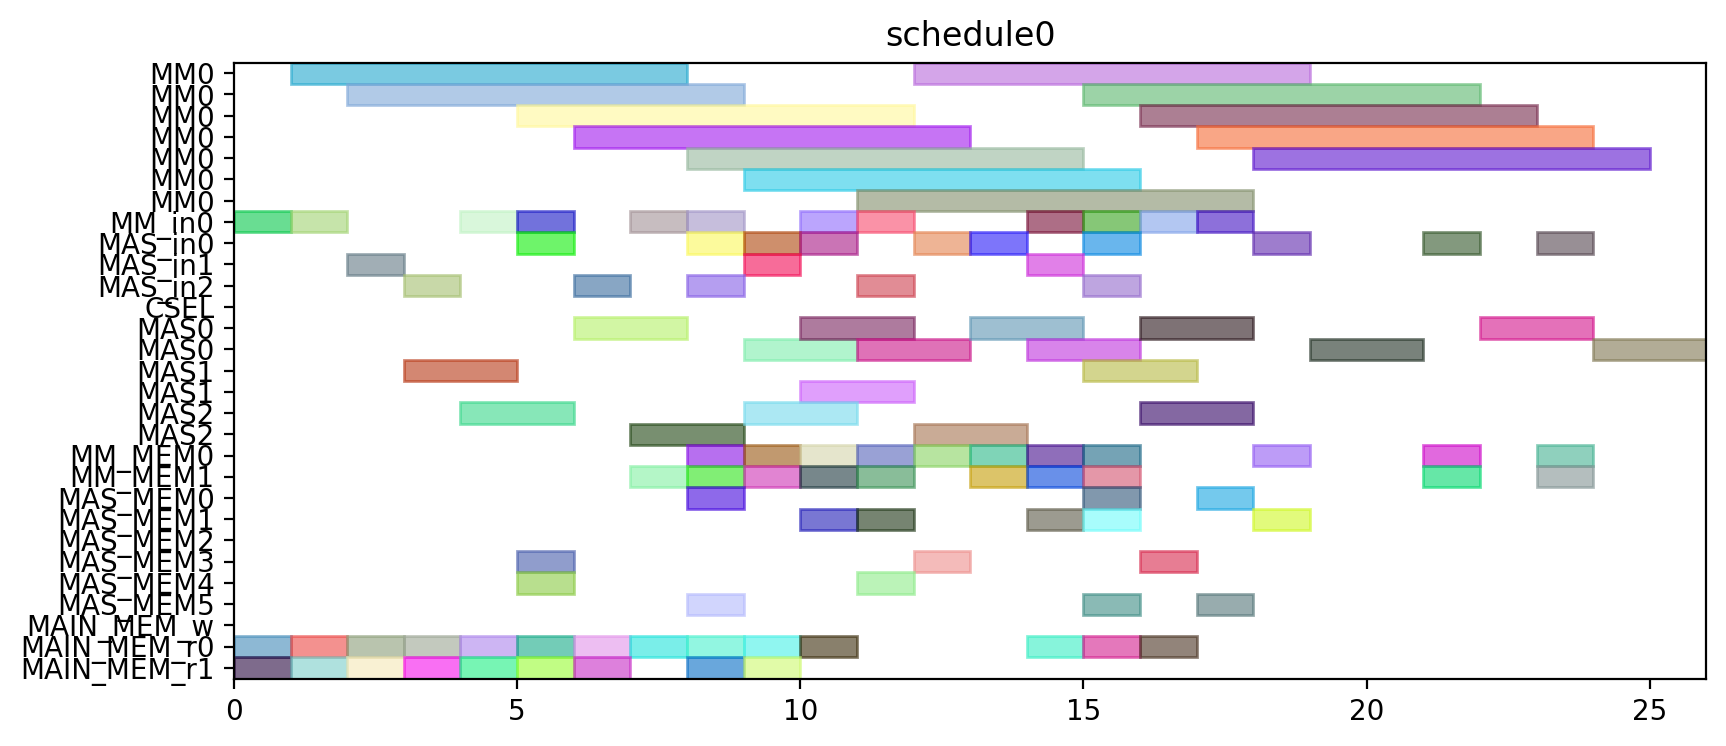

Write the Python code that produced this figure.
from pyschedule import Scenario, solvers, plotters, alt


def solve():
	horizon = 120
	S = Scenario("schedule0", horizon=horizon)

	# resource
	MM = S.Resources('MM', num=1, size=7)
	MM_in = S.Resources('MM_in', num=1)
	MAS_in = S.Resources('MAS_in', num=3)
	CSEL = S.Resource('CSEL')
	MAS = S.Resources('MAS', num=3, size=2, periods=range(1, horizon))
	MM_MEM = S.Resources('MM_MEM', num=2)
	MAS_MEM = S.Resources('MAS_MEM', num=6)
	MAIN_MEM_w = S.Resource('MAIN_MEM_w', size=1)
	MAIN_MEM_r = S.Resources('MAIN_MEM_r', num=2)

	# result of previous scheduling

	# new tasks
	t0 = S.Task('t0', length=7, delay_cost=1)
	t0 += alt(MM)
	t0_in = S.Task('t0_in', length=1, delay_cost=1)
	t0_in += alt(MM_in)
	S += t0_in*MM_in[0]<=t0*MM[0]
	t0_mem0 = S.Task('t0_mem0', length=1, delay_cost=1)
	t0_mem0 += MAIN_MEM_r[0]
	S += t0_mem0 <= t0

	t0_mem1 = S.Task('t0_mem1', length=1, delay_cost=1)
	t0_mem1 += MAIN_MEM_r[1]
	S += t0_mem1 <= t0

	t1 = S.Task('t1', length=7, delay_cost=1)
	t1 += alt(MM)
	t1_in = S.Task('t1_in', length=1, delay_cost=1)
	t1_in += alt(MM_in)
	S += t1_in*MM_in[0]<=t1*MM[0]
	t1_mem0 = S.Task('t1_mem0', length=1, delay_cost=1)
	t1_mem0 += MAIN_MEM_r[0]
	S += t1_mem0 <= t1

	t1_mem1 = S.Task('t1_mem1', length=1, delay_cost=1)
	t1_mem1 += MAIN_MEM_r[1]
	S += t1_mem1 <= t1

	t2 = S.Task('t2', length=7, delay_cost=1)
	t2 += alt(MM)
	t2_in = S.Task('t2_in', length=1, delay_cost=1)
	t2_in += alt(MM_in)
	S += t2_in*MM_in[0]<=t2*MM[0]
	t2_mem0 = S.Task('t2_mem0', length=1, delay_cost=1)
	t2_mem0 += MAIN_MEM_r[0]
	S += t2_mem0 <= t2

	t2_mem1 = S.Task('t2_mem1', length=1, delay_cost=1)
	t2_mem1 += MAIN_MEM_r[1]
	S += t2_mem1 <= t2

	t3 = S.Task('t3', length=2, delay_cost=1)
	t3 += alt(MAS)
	t3_in = S.Task('t3_in', length=1, delay_cost=1)
	t3_in += alt(MAS_in)
	S += t3_in*MAS_in[0]<=t3*MAS[0]

	S += t3_in*MAS_in[1]<=t3*MAS[1]

	S += t3_in*MAS_in[2]<=t3*MAS[2]

	t3_mem0 = S.Task('t3_mem0', length=1, delay_cost=1)
	t3_mem0 += MAIN_MEM_r[0]
	S += t3_mem0 <= t3

	t3_mem1 = S.Task('t3_mem1', length=1, delay_cost=1)
	t3_mem1 += MAIN_MEM_r[1]
	S += t3_mem1 <= t3

	t4 = S.Task('t4', length=2, delay_cost=1)
	t4 += alt(MAS)
	t4_in = S.Task('t4_in', length=1, delay_cost=1)
	t4_in += alt(MAS_in)
	S += t4_in*MAS_in[0]<=t4*MAS[0]

	S += t4_in*MAS_in[1]<=t4*MAS[1]

	S += t4_in*MAS_in[2]<=t4*MAS[2]

	t4_mem0 = S.Task('t4_mem0', length=1, delay_cost=1)
	t4_mem0 += MAIN_MEM_r[0]
	S += t4_mem0 <= t4

	t4_mem1 = S.Task('t4_mem1', length=1, delay_cost=1)
	t4_mem1 += MAIN_MEM_r[1]
	S += t4_mem1 <= t4

	t8 = S.Task('t8', length=2, delay_cost=1)
	t8 += alt(MAS)
	t8_in = S.Task('t8_in', length=1, delay_cost=1)
	t8_in += alt(MAS_in)
	S += t8_in*MAS_in[0]<=t8*MAS[0]

	S += t8_in*MAS_in[1]<=t8*MAS[1]

	S += t8_in*MAS_in[2]<=t8*MAS[2]

	t8_mem0 = S.Task('t8_mem0', length=1, delay_cost=1)
	t8_mem0 += MAIN_MEM_r[0]
	S += t8_mem0 <= t8

	t8_mem1 = S.Task('t8_mem1', length=1, delay_cost=1)
	t8_mem1 += MAIN_MEM_r[1]
	S += t8_mem1 <= t8

	t9 = S.Task('t9', length=2, delay_cost=1)
	t9 += alt(MAS)
	t9_in = S.Task('t9_in', length=1, delay_cost=1)
	t9_in += alt(MAS_in)
	S += t9_in*MAS_in[0]<=t9*MAS[0]

	S += t9_in*MAS_in[1]<=t9*MAS[1]

	S += t9_in*MAS_in[2]<=t9*MAS[2]

	t9_mem0 = S.Task('t9_mem0', length=1, delay_cost=1)
	t9_mem0 += MAIN_MEM_r[0]
	S += t9_mem0 <= t9

	t9_mem1 = S.Task('t9_mem1', length=1, delay_cost=1)
	t9_mem1 += MAIN_MEM_r[1]
	S += t9_mem1 <= t9

	t13 = S.Task('t13', length=2, delay_cost=1)
	t13 += alt(MAS)
	t13_in = S.Task('t13_in', length=1, delay_cost=1)
	t13_in += alt(MAS_in)
	S += t13_in*MAS_in[0]<=t13*MAS[0]

	S += t13_in*MAS_in[1]<=t13*MAS[1]

	S += t13_in*MAS_in[2]<=t13*MAS[2]

	t13_mem0 = S.Task('t13_mem0', length=1, delay_cost=1)
	t13_mem0 += MAIN_MEM_r[0]
	S += t13_mem0 <= t13

	t13_mem1 = S.Task('t13_mem1', length=1, delay_cost=1)
	t13_mem1 += MAIN_MEM_r[1]
	S += t13_mem1 <= t13

	t14 = S.Task('t14', length=2, delay_cost=1)
	t14 += alt(MAS)
	t14_in = S.Task('t14_in', length=1, delay_cost=1)
	t14_in += alt(MAS_in)
	S += t14_in*MAS_in[0]<=t14*MAS[0]

	S += t14_in*MAS_in[1]<=t14*MAS[1]

	S += t14_in*MAS_in[2]<=t14*MAS[2]

	t14_mem0 = S.Task('t14_mem0', length=1, delay_cost=1)
	t14_mem0 += MAIN_MEM_r[0]
	S += t14_mem0 <= t14

	t14_mem1 = S.Task('t14_mem1', length=1, delay_cost=1)
	t14_mem1 += MAIN_MEM_r[1]
	S += t14_mem1 <= t14

	t5 = S.Task('t5', length=7, delay_cost=1)
	t5 += alt(MM)
	t5_in = S.Task('t5_in', length=1, delay_cost=1)
	t5_in += alt(MM_in)
	S += t5_in*MM_in[0]<=t5*MM[0]
	t5_mem0 = S.Task('t5_mem0', length=1, delay_cost=1)
	t5_mem0 += alt(MAS_MEM)
	S += (t3*MAS[0])-1 < t5_mem0*MAS_MEM[0]
	S += (t3*MAS[1])-1 < t5_mem0*MAS_MEM[2]
	S += (t3*MAS[2])-1 < t5_mem0*MAS_MEM[4]
	S += t5_mem0 <= t5

	t5_mem1 = S.Task('t5_mem1', length=1, delay_cost=1)
	t5_mem1 += alt(MAS_MEM)
	S += (t4*MAS[0])-1 < t5_mem1*MAS_MEM[1]
	S += (t4*MAS[1])-1 < t5_mem1*MAS_MEM[3]
	S += (t4*MAS[2])-1 < t5_mem1*MAS_MEM[5]
	S += t5_mem1 <= t5

	t6 = S.Task('t6', length=2, delay_cost=1)
	t6 += alt(MAS)
	t6_in = S.Task('t6_in', length=1, delay_cost=1)
	t6_in += alt(MAS_in)
	S += t6_in*MAS_in[0]<=t6*MAS[0]

	S += t6_in*MAS_in[1]<=t6*MAS[1]

	S += t6_in*MAS_in[2]<=t6*MAS[2]

	t6_mem0 = S.Task('t6_mem0', length=1, delay_cost=1)
	t6_mem0 += alt(MM_MEM)
	S += (t0*MM[0])-1 < t6_mem0*MM_MEM[0]
	S += t6_mem0 <= t6

	t6_mem1 = S.Task('t6_mem1', length=1, delay_cost=1)
	t6_mem1 += alt(MM_MEM)
	S += (t1*MM[0])-1 < t6_mem1*MM_MEM[1]
	S += t6_mem1 <= t6

	t10 = S.Task('t10', length=7, delay_cost=1)
	t10 += alt(MM)
	t10_in = S.Task('t10_in', length=1, delay_cost=1)
	t10_in += alt(MM_in)
	S += t10_in*MM_in[0]<=t10*MM[0]
	t10_mem0 = S.Task('t10_mem0', length=1, delay_cost=1)
	t10_mem0 += alt(MAS_MEM)
	S += (t8*MAS[0])-1 < t10_mem0*MAS_MEM[0]
	S += (t8*MAS[1])-1 < t10_mem0*MAS_MEM[2]
	S += (t8*MAS[2])-1 < t10_mem0*MAS_MEM[4]
	S += t10_mem0 <= t10

	t10_mem1 = S.Task('t10_mem1', length=1, delay_cost=1)
	t10_mem1 += alt(MAS_MEM)
	S += (t9*MAS[0])-1 < t10_mem1*MAS_MEM[1]
	S += (t9*MAS[1])-1 < t10_mem1*MAS_MEM[3]
	S += (t9*MAS[2])-1 < t10_mem1*MAS_MEM[5]
	S += t10_mem1 <= t10

	t11 = S.Task('t11', length=2, delay_cost=1)
	t11 += alt(MAS)
	t11_in = S.Task('t11_in', length=1, delay_cost=1)
	t11_in += alt(MAS_in)
	S += t11_in*MAS_in[0]<=t11*MAS[0]

	S += t11_in*MAS_in[1]<=t11*MAS[1]

	S += t11_in*MAS_in[2]<=t11*MAS[2]

	t11_mem0 = S.Task('t11_mem0', length=1, delay_cost=1)
	t11_mem0 += alt(MM_MEM)
	S += (t0*MM[0])-1 < t11_mem0*MM_MEM[0]
	S += t11_mem0 <= t11

	t11_mem1 = S.Task('t11_mem1', length=1, delay_cost=1)
	t11_mem1 += alt(MM_MEM)
	S += (t2*MM[0])-1 < t11_mem1*MM_MEM[1]
	S += t11_mem1 <= t11

	t15 = S.Task('t15', length=7, delay_cost=1)
	t15 += alt(MM)
	t15_in = S.Task('t15_in', length=1, delay_cost=1)
	t15_in += alt(MM_in)
	S += t15_in*MM_in[0]<=t15*MM[0]
	t15_mem0 = S.Task('t15_mem0', length=1, delay_cost=1)
	t15_mem0 += alt(MAS_MEM)
	S += (t13*MAS[0])-1 < t15_mem0*MAS_MEM[0]
	S += (t13*MAS[1])-1 < t15_mem0*MAS_MEM[2]
	S += (t13*MAS[2])-1 < t15_mem0*MAS_MEM[4]
	S += t15_mem0 <= t15

	t15_mem1 = S.Task('t15_mem1', length=1, delay_cost=1)
	t15_mem1 += alt(MAS_MEM)
	S += (t14*MAS[0])-1 < t15_mem1*MAS_MEM[1]
	S += (t14*MAS[1])-1 < t15_mem1*MAS_MEM[3]
	S += (t14*MAS[2])-1 < t15_mem1*MAS_MEM[5]
	S += t15_mem1 <= t15

	t16 = S.Task('t16', length=2, delay_cost=1)
	t16 += alt(MAS)
	t16_in = S.Task('t16_in', length=1, delay_cost=1)
	t16_in += alt(MAS_in)
	S += t16_in*MAS_in[0]<=t16*MAS[0]

	S += t16_in*MAS_in[1]<=t16*MAS[1]

	S += t16_in*MAS_in[2]<=t16*MAS[2]

	t16_mem0 = S.Task('t16_mem0', length=1, delay_cost=1)
	t16_mem0 += alt(MM_MEM)
	S += (t1*MM[0])-1 < t16_mem0*MM_MEM[0]
	S += t16_mem0 <= t16

	t16_mem1 = S.Task('t16_mem1', length=1, delay_cost=1)
	t16_mem1 += alt(MM_MEM)
	S += (t2*MM[0])-1 < t16_mem1*MM_MEM[1]
	S += t16_mem1 <= t16

	t19 = S.Task('t19', length=7, delay_cost=1)
	t19 += alt(MM)
	t19_in = S.Task('t19_in', length=1, delay_cost=1)
	t19_in += alt(MM_in)
	S += t19_in*MM_in[0]<=t19*MM[0]
	t19_mem0 = S.Task('t19_mem0', length=1, delay_cost=1)
	t19_mem0 += MAIN_MEM_r[0]
	S += t19_mem0 <= t19

	t19_mem1 = S.Task('t19_mem1', length=1, delay_cost=1)
	t19_mem1 += alt(MM_MEM)
	S += (t2*MM[0])-1 < t19_mem1*MM_MEM[1]
	S += t19_mem1 <= t19

	t24 = S.Task('t24', length=2, delay_cost=1)
	t24 += alt(MAS)
	t24_in = S.Task('t24_in', length=1, delay_cost=1)
	t24_in += alt(MAS_in)
	S += t24_in*MAS_in[0]<=t24*MAS[0]

	S += t24_in*MAS_in[1]<=t24*MAS[1]

	S += t24_in*MAS_in[2]<=t24*MAS[2]

	t24_mem0 = S.Task('t24_mem0', length=1, delay_cost=1)
	t24_mem0 += alt(MM_MEM)
	S += (t0*MM[0])-1 < t24_mem0*MM_MEM[0]
	S += t24_mem0 <= t24

	t24_mem1 = S.Task('t24_mem1', length=1, delay_cost=1)
	t24_mem1 += alt(MM_MEM)
	S += (t0*MM[0])-1 < t24_mem1*MM_MEM[1]
	S += t24_mem1 <= t24

	t26 = S.Task('t26', length=7, delay_cost=1)
	t26 += alt(MM)
	t26_in = S.Task('t26_in', length=1, delay_cost=1)
	t26_in += alt(MM_in)
	S += t26_in*MM_in[0]<=t26*MM[0]
	t26_mem0 = S.Task('t26_mem0', length=1, delay_cost=1)
	t26_mem0 += MAIN_MEM_r[0]
	S += t26_mem0 <= t26

	t26_mem1 = S.Task('t26_mem1', length=1, delay_cost=1)
	t26_mem1 += alt(MM_MEM)
	S += (t2*MM[0])-1 < t26_mem1*MM_MEM[1]
	S += t26_mem1 <= t26

	t7 = S.Task('t7', length=2, delay_cost=1)
	t7 += alt(MAS)
	t7_in = S.Task('t7_in', length=1, delay_cost=1)
	t7_in += alt(MAS_in)
	S += t7_in*MAS_in[0]<=t7*MAS[0]

	S += t7_in*MAS_in[1]<=t7*MAS[1]

	S += t7_in*MAS_in[2]<=t7*MAS[2]

	t7_mem0 = S.Task('t7_mem0', length=1, delay_cost=1)
	t7_mem0 += alt(MM_MEM)
	S += (t5*MM[0])-1 < t7_mem0*MM_MEM[0]
	S += t7_mem0 <= t7

	t7_mem1 = S.Task('t7_mem1', length=1, delay_cost=1)
	t7_mem1 += alt(MAS_MEM)
	S += (t6*MAS[0])-1 < t7_mem1*MAS_MEM[1]
	S += (t6*MAS[1])-1 < t7_mem1*MAS_MEM[3]
	S += (t6*MAS[2])-1 < t7_mem1*MAS_MEM[5]
	S += t7_mem1 <= t7

	t12 = S.Task('t12', length=2, delay_cost=1)
	t12 += alt(MAS)
	t12_in = S.Task('t12_in', length=1, delay_cost=1)
	t12_in += alt(MAS_in)
	S += t12_in*MAS_in[0]<=t12*MAS[0]

	S += t12_in*MAS_in[1]<=t12*MAS[1]

	S += t12_in*MAS_in[2]<=t12*MAS[2]

	t12_mem0 = S.Task('t12_mem0', length=1, delay_cost=1)
	t12_mem0 += alt(MM_MEM)
	S += (t10*MM[0])-1 < t12_mem0*MM_MEM[0]
	S += t12_mem0 <= t12

	t12_mem1 = S.Task('t12_mem1', length=1, delay_cost=1)
	t12_mem1 += alt(MAS_MEM)
	S += (t11*MAS[0])-1 < t12_mem1*MAS_MEM[1]
	S += (t11*MAS[1])-1 < t12_mem1*MAS_MEM[3]
	S += (t11*MAS[2])-1 < t12_mem1*MAS_MEM[5]
	S += t12_mem1 <= t12

	t17 = S.Task('t17', length=2, delay_cost=1)
	t17 += alt(MAS)
	t17_in = S.Task('t17_in', length=1, delay_cost=1)
	t17_in += alt(MAS_in)
	S += t17_in*MAS_in[0]<=t17*MAS[0]

	S += t17_in*MAS_in[1]<=t17*MAS[1]

	S += t17_in*MAS_in[2]<=t17*MAS[2]

	t17_mem0 = S.Task('t17_mem0', length=1, delay_cost=1)
	t17_mem0 += alt(MM_MEM)
	S += (t15*MM[0])-1 < t17_mem0*MM_MEM[0]
	S += t17_mem0 <= t17

	t17_mem1 = S.Task('t17_mem1', length=1, delay_cost=1)
	t17_mem1 += alt(MAS_MEM)
	S += (t16*MAS[0])-1 < t17_mem1*MAS_MEM[1]
	S += (t16*MAS[1])-1 < t17_mem1*MAS_MEM[3]
	S += (t16*MAS[2])-1 < t17_mem1*MAS_MEM[5]
	S += t17_mem1 <= t17

	t25 = S.Task('t25', length=2, delay_cost=1)
	t25 += alt(MAS)
	t25_in = S.Task('t25_in', length=1, delay_cost=1)
	t25_in += alt(MAS_in)
	S += t25_in*MAS_in[0]<=t25*MAS[0]

	S += t25_in*MAS_in[1]<=t25*MAS[1]

	S += t25_in*MAS_in[2]<=t25*MAS[2]

	t25_mem0 = S.Task('t25_mem0', length=1, delay_cost=1)
	t25_mem0 += alt(MM_MEM)
	S += (t0*MM[0])-1 < t25_mem0*MM_MEM[0]
	S += t25_mem0 <= t25

	t25_mem1 = S.Task('t25_mem1', length=1, delay_cost=1)
	t25_mem1 += alt(MAS_MEM)
	S += (t24*MAS[0])-1 < t25_mem1*MAS_MEM[1]
	S += (t24*MAS[1])-1 < t25_mem1*MAS_MEM[3]
	S += (t24*MAS[2])-1 < t25_mem1*MAS_MEM[5]
	S += t25_mem1 <= t25

	t29 = S.Task('t29', length=2, delay_cost=1)
	t29 += alt(MAS)
	t29_in = S.Task('t29_in', length=1, delay_cost=1)
	t29_in += alt(MAS_in)
	S += t29_in*MAS_in[0]<=t29*MAS[0]

	S += t29_in*MAS_in[1]<=t29*MAS[1]

	S += t29_in*MAS_in[2]<=t29*MAS[2]

	t29_mem0 = S.Task('t29_mem0', length=1, delay_cost=1)
	t29_mem0 += alt(MM_MEM)
	S += (t0*MM[0])-1 < t29_mem0*MM_MEM[0]
	S += t29_mem0 <= t29

	t29_mem1 = S.Task('t29_mem1', length=1, delay_cost=1)
	t29_mem1 += alt(MM_MEM)
	S += (t26*MM[0])-1 < t29_mem1*MM_MEM[1]
	S += t29_mem1 <= t29

	t18 = S.Task('t18', length=7, delay_cost=1)
	t18 += alt(MM)
	t18_in = S.Task('t18_in', length=1, delay_cost=1)
	t18_in += alt(MM_in)
	S += t18_in*MM_in[0]<=t18*MM[0]
	t18_mem0 = S.Task('t18_mem0', length=1, delay_cost=1)
	t18_mem0 += MAIN_MEM_r[0]
	S += t18_mem0 <= t18

	t18_mem1 = S.Task('t18_mem1', length=1, delay_cost=1)
	t18_mem1 += alt(MAS_MEM)
	S += (t12*MAS[0])-1 < t18_mem1*MAS_MEM[1]
	S += (t12*MAS[1])-1 < t18_mem1*MAS_MEM[3]
	S += (t12*MAS[2])-1 < t18_mem1*MAS_MEM[5]
	S += t18_mem1 <= t18

	t27 = S.Task('t27', length=7, delay_cost=1)
	t27 += alt(MM)
	t27_in = S.Task('t27_in', length=1, delay_cost=1)
	t27_in += alt(MM_in)
	S += t27_in*MM_in[0]<=t27*MM[0]
	t27_mem0 = S.Task('t27_mem0', length=1, delay_cost=1)
	t27_mem0 += MAIN_MEM_r[0]
	S += t27_mem0 <= t27

	t27_mem1 = S.Task('t27_mem1', length=1, delay_cost=1)
	t27_mem1 += alt(MAS_MEM)
	S += (t12*MAS[0])-1 < t27_mem1*MAS_MEM[1]
	S += (t12*MAS[1])-1 < t27_mem1*MAS_MEM[3]
	S += (t12*MAS[2])-1 < t27_mem1*MAS_MEM[5]
	S += t27_mem1 <= t27

	t28 = S.Task('t28', length=2, delay_cost=1)
	t28 += alt(MAS)
	t28_in = S.Task('t28_in', length=1, delay_cost=1)
	t28_in += alt(MAS_in)
	S += t28_in*MAS_in[0]<=t28*MAS[0]

	S += t28_in*MAS_in[1]<=t28*MAS[1]

	S += t28_in*MAS_in[2]<=t28*MAS[2]

	t28_mem0 = S.Task('t28_mem0', length=1, delay_cost=1)
	t28_mem0 += alt(MAS_MEM)
	S += (t25*MAS[0])-1 < t28_mem0*MAS_MEM[0]
	S += (t25*MAS[1])-1 < t28_mem0*MAS_MEM[2]
	S += (t25*MAS[2])-1 < t28_mem0*MAS_MEM[4]
	S += t28_mem0 <= t28

	t28_mem1 = S.Task('t28_mem1', length=1, delay_cost=1)
	t28_mem1 += alt(MM_MEM)
	S += (t26*MM[0])-1 < t28_mem1*MM_MEM[1]
	S += t28_mem1 <= t28

	t30 = S.Task('t30', length=7, delay_cost=1)
	t30 += alt(MM)
	t30_in = S.Task('t30_in', length=1, delay_cost=1)
	t30_in += alt(MM_in)
	S += t30_in*MM_in[0]<=t30*MM[0]
	t30_mem0 = S.Task('t30_mem0', length=1, delay_cost=1)
	t30_mem0 += MAIN_MEM_r[0]
	S += t30_mem0 <= t30

	t30_mem1 = S.Task('t30_mem1', length=1, delay_cost=1)
	t30_mem1 += alt(MAS_MEM)
	S += (t29*MAS[0])-1 < t30_mem1*MAS_MEM[1]
	S += (t29*MAS[1])-1 < t30_mem1*MAS_MEM[3]
	S += (t29*MAS[2])-1 < t30_mem1*MAS_MEM[5]
	S += t30_mem1 <= t30

	t20 = S.Task('t20', length=2, delay_cost=1)
	t20 += alt(MAS)
	t20_in = S.Task('t20_in', length=1, delay_cost=1)
	t20_in += alt(MAS_in)
	S += t20_in*MAS_in[0]<=t20*MAS[0]

	S += t20_in*MAS_in[1]<=t20*MAS[1]

	S += t20_in*MAS_in[2]<=t20*MAS[2]

	t20_mem0 = S.Task('t20_mem0', length=1, delay_cost=1)
	t20_mem0 += alt(MM_MEM)
	S += (t19*MM[0])-1 < t20_mem0*MM_MEM[0]
	S += t20_mem0 <= t20

	t20_mem1 = S.Task('t20_mem1', length=1, delay_cost=1)
	t20_mem1 += alt(MM_MEM)
	S += (t18*MM[0])-1 < t20_mem1*MM_MEM[1]
	S += t20_mem1 <= t20

	t31 = S.Task('t31', length=2, delay_cost=1)
	t31 += alt(MAS)
	t31_in = S.Task('t31_in', length=1, delay_cost=1)
	t31_in += alt(MAS_in)
	S += t31_in*MAS_in[0]<=t31*MAS[0]

	S += t31_in*MAS_in[1]<=t31*MAS[1]

	S += t31_in*MAS_in[2]<=t31*MAS[2]

	t31_mem0 = S.Task('t31_mem0', length=1, delay_cost=1)
	t31_mem0 += alt(MM_MEM)
	S += (t27*MM[0])-1 < t31_mem0*MM_MEM[0]
	S += t31_mem0 <= t31

	t31_mem1 = S.Task('t31_mem1', length=1, delay_cost=1)
	t31_mem1 += alt(MM_MEM)
	S += (t30*MM[0])-1 < t31_mem1*MM_MEM[1]
	S += t31_mem1 <= t31

	t35 = S.Task('t35', length=7, delay_cost=1)
	t35 += alt(MM)
	t35_in = S.Task('t35_in', length=1, delay_cost=1)
	t35_in += alt(MM_in)
	S += t35_in*MM_in[0]<=t35*MM[0]
	t35_mem0 = S.Task('t35_mem0', length=1, delay_cost=1)
	t35_mem0 += alt(MAS_MEM)
	S += (t7*MAS[0])-1 < t35_mem0*MAS_MEM[0]
	S += (t7*MAS[1])-1 < t35_mem0*MAS_MEM[2]
	S += (t7*MAS[2])-1 < t35_mem0*MAS_MEM[4]
	S += t35_mem0 <= t35

	t35_mem1 = S.Task('t35_mem1', length=1, delay_cost=1)
	t35_mem1 += alt(MAS_MEM)
	S += (t28*MAS[0])-1 < t35_mem1*MAS_MEM[1]
	S += (t28*MAS[1])-1 < t35_mem1*MAS_MEM[3]
	S += (t28*MAS[2])-1 < t35_mem1*MAS_MEM[5]
	S += t35_mem1 <= t35

	solvers.mip.solve(S,msg=1,kind='CPLEX',ratio_gap=1.01)

	solution = [['hoge']*len(S.solution()[1]) for i in range(len(S.solution()))]
	for i in range(len(S.solution())):
		for j in range(len(S.solution()[i])):
			solution[i][j]=str(S.solution()[i][j])
	print(solution)

	cycles = int(solution[-1][3])

	pic_file_name = "/mnt/rose/usr1/fukuda/ABE/multiRAM_multiMAS_16mux/scheduling_result/stage7MM1_stage2MAS3/EP_ADD_A_ANY/schedule0.png"
	if(S.solution() != []):
		plotters.matplotlib.plot(S,img_filename=pic_file_name, show_task_labels=False, fig_size=(cycles*0.25+3, 4))

	return solution
